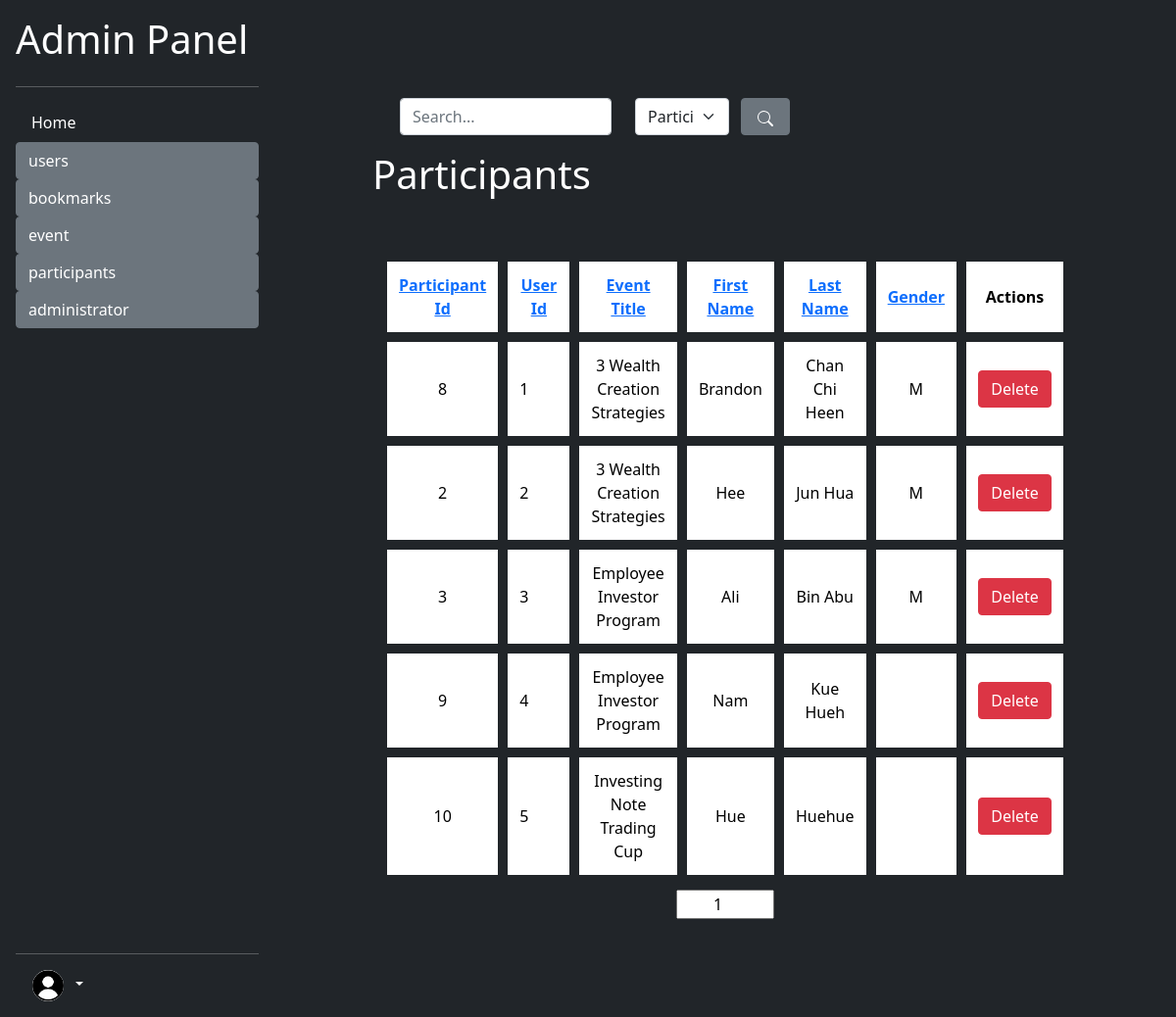
Before: /admin/participants/list_participants.php (signed in) with the older database file.
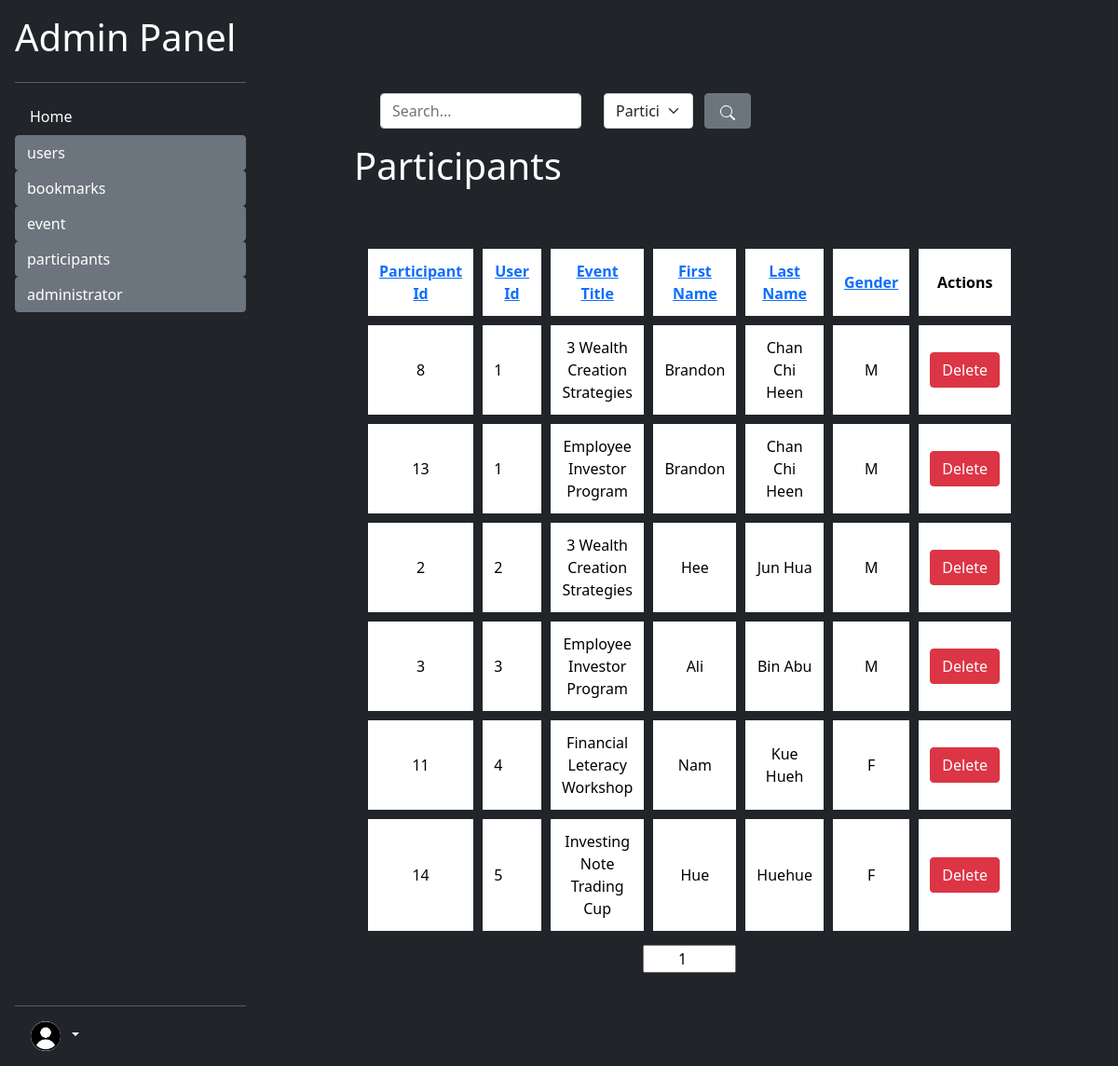
After: the same page with the newer database file.
### tables this page shows
CREATE TABLE `participants` (
  `participant_id` int(11) NOT NULL,
  `user_id` int(8) NOT NULL,
  `Event_Title_FK` varchar(30) NOT NULL,
  `gender` varchar(1) NOT NULL,
  `first_name` varchar(30) NOT NULL,
  `last_name` varchar(30) NOT NULL
);

### utility/utility.php (called while the page is built, shortened)
<?php
require_once dirname(__FILE__) . "/../env_variables.php";
function concatPaths(...$paths)
{
    $toReturn = array_shift($paths);
    foreach ($paths as $path) {
        if ($path != "") {
            $toReturn .=  "/" . $path;
        }
    }
    return  $toReturn;
}
function getVariableParentPath($fullPath, $levelsUp)
{
    $path = parse_url($fullPath)["path"];
    $pathArr  = explode("/", $path);
    $discardedChilds = array_slice($pathArr,  0, -$levelsUp);
    return implode("/", $discardedChilds);
}
class Database
{
    public $con;
    function __construct()
    {
        $this->con = mysqli_connect(self::DB_HOST, self::DB_USER, self::DB_PASSWORD, self::DB_NAME);
    }
    function select($columnArray, $whereStatements, $table = 'user')
    {
        $queryStatement = "SELECT " . array_shift($columnArray);
        foreach ($columnArray as $col) {
            $queryStatement .= ", $col";
        }
        if ($whereStatements == "") {
            $queryStatement .= " FROM $table";
        } else {
            $queryStatement .= " FROM $table WHERE $whereStatements;";
        }
        $this->queryResult = mysqli_query($this->con, $queryStatement);
        return mysqli_fetch_all($this->queryResult);
    }
}

### env_variables.php (called while the page is built, shortened)
<?php
$sevRoot = "/WEB-Design-Assignment-DFT2S1-main";

### admin/participants/list_participants.php (the view, shortened to what this page needs)
<?php
require_once dirname(__FILE__) . "/../../env_variables.php";
include "$docRoot/utility/utility.php";
include "../admin_utility.php";
require_once "$docRoot/utility/search.php";
include "$docRoot/admin/redirectNonAdmin.php";
$searchSuccess = false;
$colArray = array(
    "participant_id" => "Participant Id",
    "user_id" => "User Id",
    "Event_Title_FK" => "Event Title",
    "first_name" => "First Name",
    "last_name" => "Last Name",
    "gender" => "Gender"
);
$sortCol = "user_id";
$sort = "ASC";
$db = new Database();
$pageNo = 1;
if (!$searchSuccess) {
    $whereStatement = "TRUE ORDER BY $sortCol $sort";
    $result = $db->select(array("participant_id", "user_id", "Event_Title_FK", "first_name", "last_name", "gender"), $whereStatement, "participants");
    $resultArr = $result;
}
$pageCount = ceil(count($resultArr) / 10);
?>
<!DOCTYPE html>
<html lang="en">
<head>
    <link href="https://cdn.jsdelivr.net/npm/bootstrap@5.0.2/dist/css/bootstrap.min.css" rel="stylesheet">
    <link href="../index.css" type="text/css" rel="stylesheet">
</head>
<body class="bg-dark">
    <?php
    include_once "../sidebar.php";
    ?>
    <section class="text-white">
        <form class="mb-0 mx-3 row container mb-3" action="" method="GET">
            <div class="col-md-4">
                <input name="search" type="text" class="form-control" value="<?php if (isset($searchTerm)) echo $searchTerm ?>" placeholder="Search...">
            </div>
            <div class="col-md-2">
                <select name="col_search" id="" class="form-select">
                    <?php
                    foreach ($colArray as $col => $headerName) {
                        if ($searchCol == $col) {
                            echo "<option value='$col' selected>$headerName</option>";
                        } else {
                            echo "<option value='$col' >$headerName</option>";
                        }
                    }
                    ?>
                </select>
            </div>
            <button type="submit" class="btn btn-secondary" style="width: 50px;">
            </button>
        </form>
        <h1>Participants</h1>
        <table class="event-list">
            <tr class="text-center">
                <?php
                $searchParams = "";
                foreach ($colArray as $col => $headerName) {
                    $tempSort = "ASC";
                    if ($sortCol == $col) {
                        $tempSort = $sort;
                    }
                    echo <<<HTML
                    <th style="width:10%;">
                        <a href="{$_SERVER['PHP_SELF']}?pageNo=$pageNo&col=$col&sort=$tempSort$searchParams">
                        $headerName
                        </a>
                    </th>
HTML;
                }
                ?>
                <th style="width:10%;">Actions</th>
            </tr>
            <?php
            $startIndex = ($pageNo - 1) * 10;
            for ($i = $startIndex; $i < $startIndex + 10 && $i < count($resultArr); $i++) {
                echo <<<HTML
                    <tr class="text-center">
                        <td>{$resultArr[$i][0]}</td>
                        <td  style="text-align:left;">{$resultArr[$i][1]}</td>
                        <td>{$resultArr[$i][2]}</td>
                        <td>{$resultArr[$i][3]}</td>
                        <td>{$resultArr[$i][4]}</td>
                        <td>{$resultArr[$i][5]}</td>
                        <td>
                            <button class="btn btn-danger" onclick="enableModal([{$resultArr[$i][0]}, '{$resultArr[$i][1]}', '{$resultArr[$i][2]}', '{$resultArr[$i][3]}', '{$resultArr[$i][4]}', '{$resultArr[$i][5]}']);">Delete</button>
                        </td>
                    </tr>
HTML;
            }
            ?>
        </table>
        <?php
        echo '<div class="d-flex flex-row justify-content-center px-auto container">';
        ?>
        <?php
        echo <<<HTML
        <form action="{$_SERVER['PHP_SELF']}" method="GET">
            <input name="pageNo" value="$pageNo" id="pageNoInput" type="number" placeholder="1 ... {$pageCount}" min="1" max="{$pageCount}">
        </form>
HTML;
        ?>
        <?php
        echo '</div>';
        ?>
    </section>
</body>
</html>

### admin/sidebar.php (shortened to what this page needs)
<?php
require_once dirname(__FILE__) . "/../env_variables.php";
require_once "$docRoot/utility/utility.php";
?>
<div id="admin-sidebar" class="d-flex flex-column flex-shrink-0 p-3 text-white bg-dark">
    <a href="/" class="d-flex align-items-center mb-3 mb-md-0 me-md-auto text-white text-decoration-none">
        <h1>Admin Panel</h1>
    </a>
    <hr>
    <ul class="nav nav-pills flex-column mb-auto">
        <?php
        $dirList = array(
            "index.php" => "Home",
            'users' => array(
                "list_user.php" => "List Users",
                "add_user.php" => "Add Users",
            ),
            'bookmarks' => array(
                "list_bookmarks.php" => "List Bookmarks",
                "add_bookmark.php" => "Add Bookmark",
            ),
            'event' => array(
                "list_events.php" => "List Events",
                "add_event.php" => "Add Events",
            ),
            'participants' => array(
                "list_participants.php" => "List Participants",
                "add_participant.php" => "Add Participants",
            ),
            'administrator' => array(
                "list_admins.php" => "List Admins",
                "add_admin.php" => "Add Admin",
            )
        );
        $basePath = "$sevRoot/admin";
        function createSideMenu($dirArray, $currentPath )
        {
            $currentParentPath = getVariableParentPath($_SERVER['PHP_SELF'], 1);
            $currentFullPath = $_SERVER['PHP_SELF'];
            foreach ($dirArray as $dir => $dirOrFiles) {
                if (is_array($dirOrFiles)) {
                    if ($currentParentPath  == concatPaths($currentPath, $dir)) {
                        $activeStatus = "active";
                    } else {
                        $activeStatus = "btn-secondary";
                    }
                    echo <<<HTML
                    <li>
                        <button class="btn btn-primary $activeStatus" style="text-align:left; width:100%;" onclick="displaySideBar(this);">
                        $dir
                        </button>
                        <ul class="nav nav-pills flex-column subSideBar" >
HTML;
                    echo "  </ul>";
                    echo "</li>";
                } else if (is_string($dir)) {
                    if ($currentFullPath == concatPaths($currentPath, $dir)) {
                        $childActiveStatus = "bg-light text-dark";
                    } else {
                        $childActiveStatus = "text-white ";
                    }
                    echo  <<<HTML
                    <li class="container">
                        <a href="$currentPath/$dir" class="nav-link $childActiveStatus">$dirOrFiles</a>
                    </li>
HTML;
                }
            }
        }
        createSideMenu($dirList, $basePath);
        ?>
    </ul>
    <hr>
    <div class="dropdown">
        <a href="#" class="d-block text-white text-decoration-none dropdown-toggle dropdown-toggle-split" id="dropdownUser1" data-bs-toggle="dropdown">
            <img src="<?php echo "$sevRoot/resources/user_icon.png" ?> " alt="user" width="32" height="32" class="rounded-circle mx-2">
        </a>
    </div>
</div>

### admin/index.css (style rules this page uses)
html, body { height: 100%; }
#admin-sidebar { position: fixed; height: 100%; width: 280px; }
section { width: calc(100% - 280px); float: right; padding: 100px; }
.event-list { margin-top: 50px; width: 100%; border-spacing: 10px; padding: 5px; border-collapse: separate; }
.event-list th, .event-list td { padding: 12px; color: black; background-color: white; }
.container { padding: 0px; }
#pageNoInput { width: 100px; text-align: center; }

Changed rows visible on the page:
removed participants: participant_id "9", user "4", Event_Title_FK "Employee Investor Program", first_name "Nam", last_name "Kue Hueh"
removed participants: participant_id "10", user "5", Event_Title_FK "Investing Note Trading Cup", first_name "Hue", last_name "Huehue"
added participants: participant_id "13", user "1", Event_Title_FK "Employee Investor Program", first_name "Brandon", last_name "Chan Chi Heen", gender "M"
added participants: participant_id "11", user "4", Event_Title_FK "Financial Leteracy Workshop", first_name "Nam", last_name "Kue Hueh", gender "F"
added participants: participant_id "14", user "5", Event_Title_FK "Investing Note Trading Cup", first_name "Hue", last_name "Huehue", gender "F"
